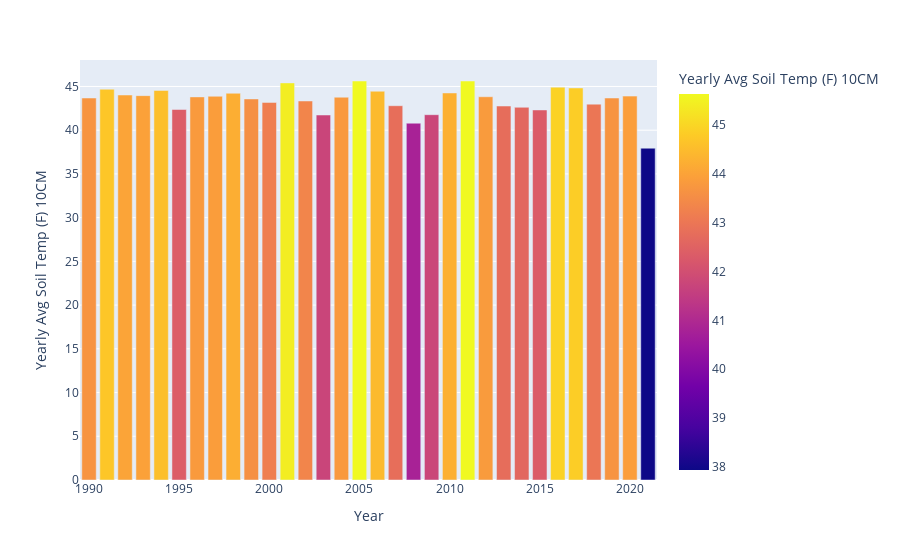

Write notebook code for a chart like this one.
### Code cell
import plotly.express as px

fig = px.bar(soil_temp_avg_df, x='Year',
y='Yearly Avg Soil Temp (F) 10CM', color='Yearly Avg Soil Temp (F) 10CM')
fig.show()

### Figure 1 — Plotly figure (JSON) as saved in the notebook; plotly's stock layout.template omitted (floating-point values rounded to 4 significant figures)
{"data": [{"alignmentgroup": "True", "hovertemplate": "Year=%{x}<br>Yearly Avg Soil Temp (F) 10CM=%{marker.color}<extra></extra>", "legendgroup": "", "marker": {"color": [43.68, 44.69, 44.02, 43.95, 44.55, 42.37, 43.81, 43.88, 44.22, 43.57, 43.18, 45.41, 43.34, 41.74, 43.77, 45.63, 44.46, 42.8, 40.8, 41.77, 44.26, 45.63, 43.83, 42.76, 42.62, 42.31, 44.92, 44.83, 42.98, 43.68, 43.9, 37.94], "coloraxis": "coloraxis", "pattern": {"shape": ""}}, "name": "", "offsetgroup": "", "orientation": "v", "showlegend": false, "textposition": "auto", "type": "bar", "x": ["1990-01-01T00:00:00", "1991-01-01T00:00:00", "1992-01-01T00:00:00", "1993-01-01T00:00:00", "1994-01-01T00:00:00", "1995-01-01T00:00:00", "1996-01-01T00:00:00", "1997-01-01T00:00:00", "1998-01-01T00:00:00", "1999-01-01T00:00:00", "2000-01-01T00:00:00", "2001-01-01T00:00:00", "2002-01-01T00:00:00", "2003-01-01T00:00:00", "2004-01-01T00:00:00", "2005-01-01T00:00:00", "2006-01-01T00:00:00", "2007-01-01T00:00:00", "2008-01-01T00:00:00", "2009-01-01T00:00:00", "2010-01-01T00:00:00", "2011-01-01T00:00:00", "2012-01-01T00:00:00", "2013-01-01T00:00:00", "2014-01-01T00:00:00", "2015-01-01T00:00:00", "2016-01-01T00:00:00", "2017-01-01T00:00:00", "2018-01-01T00:00:00", "2019-01-01T00:00:00", "2020-01-01T00:00:00", "2021-01-01T00:00:00"], "xaxis": "x", "y": [43.68, 44.69, 44.02, 43.95, 44.55, 42.37, 43.81, 43.88, 44.22, 43.57, 43.18, 45.41, 43.34, 41.74, 43.77, 45.63, 44.46, 42.8, 40.8, 41.77, 44.26, 45.63, 43.83, 42.76, 42.62, 42.31, 44.92, 44.83, 42.98, 43.68, 43.9, 37.94], "yaxis": "y"}], "layout": {"barmode": "relative", "coloraxis": {"colorbar": {"title": {"text": "Yearly Avg Soil Temp (F) 10CM"}}, "colorscale": [[0, "#0d0887"], [0.1111, "#46039f"], [0.2222, "#7201a8"], [0.3333, "#9c179e"], [0.4444, "#bd3786"], [0.5556, "#d8576b"], [0.6667, "#ed7953"], [0.7778, "#fb9f3a"], [0.8889, "#fdca26"], [1, "#f0f921"]]}, "legend": {"tracegroupgap": 0}, "margin": {"t": 60}, "xaxis": {"anchor": "y", "domain": [0, 1], "title": {"text": "Year"}}, "yaxis": {"anchor": "x", "domain": [0, 1], "title": {"text": "Yearly Avg Soil Temp (F) 10CM"}}}}
